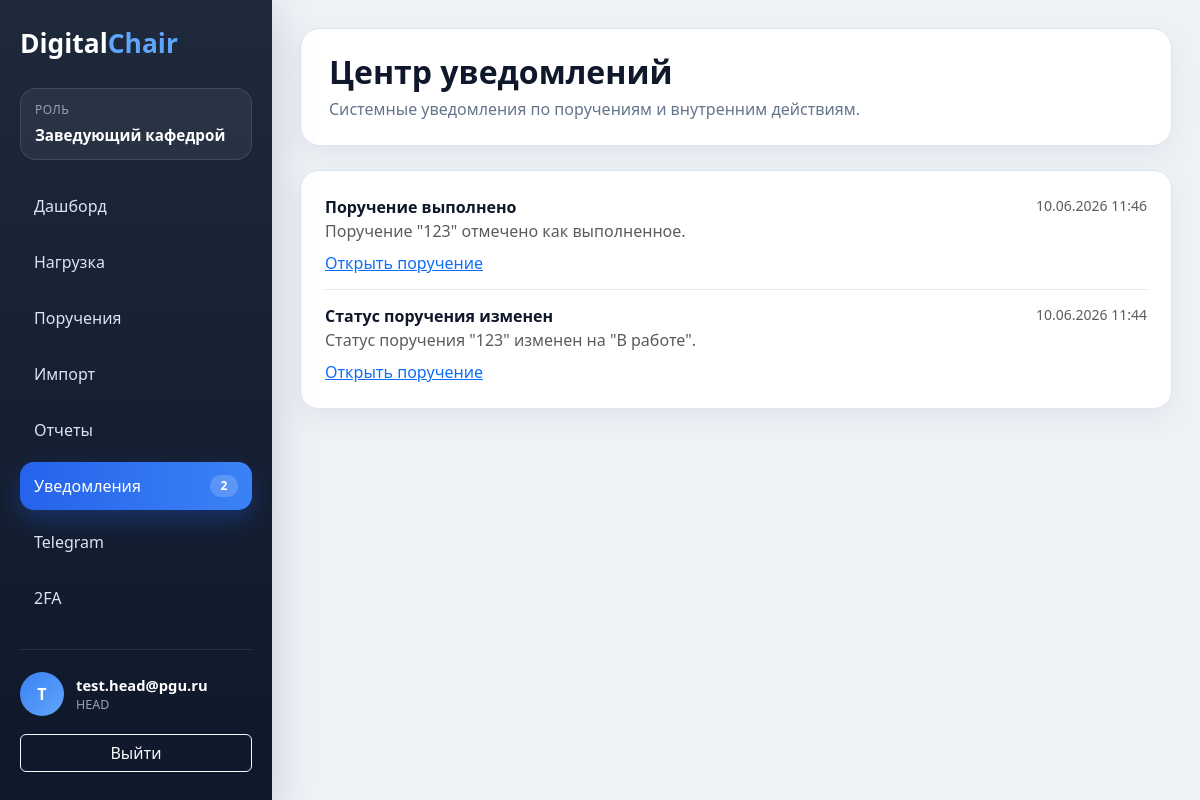
Page /notifications/ (signed in) on the committed database.
### apps/users/models.py (models this page shows, shortened)
class User(AbstractUser):
    class Roles(models.TextChoices):
        ADMIN = 'ADMIN', 'Администратор'
        HEAD = 'HEAD', 'Заведующий кафедрой'
        TEACHER = 'TEACHER', 'Преподаватель'
        STUDENT = 'STUDENT', 'Студент'
        STUDY_MASTER = 'STUDY_MASTER', 'Учебный мастер'
    username = models.CharField(
        max_length=150,
        unique=True
    )
    email = models.EmailField(
        unique=True
    )
    role = models.CharField(
        max_length=30,
        choices=Roles.choices,
        default=Roles.TEACHER
    )
    phone = models.CharField(
        max_length=20,
        blank=True,
        null=True
    )
    telegram_id = models.CharField(
        max_length=100,
        blank=True,
        null=True
    )
    telegram_bind_code = models.CharField(
        max_length=20,
        blank=True,
        null=True
    )
    telegram_bind_code_created_at = models.DateTimeField(
        blank=True,
        null=True
    )
    is_2fa_enabled = models.BooleanField(
        default=False
    )
    totp_secret = models.CharField(
        max_length=64,
        blank=True,
        null=True
    )
    USERNAME_FIELD = 'email'
    REQUIRED_FIELDS = []
    objects = UserManager()

### apps/notifications/models.py (models this page shows, shortened)
class Notification(models.Model):
    class Types(models.TextChoices):
        NEW_TASK = 'NEW_TASK', 'Новое поручение'
        STATUS_CHANGED = 'STATUS_CHANGED', 'Изменение статуса'
        TASK_COMPLETED = 'TASK_COMPLETED', 'Завершение поручения'
    recipient = models.ForeignKey(
        settings.AUTH_USER_MODEL,
        on_delete=models.CASCADE,
        related_name='notifications'
    )
    task = models.ForeignKey(
        'assignments.Task',
        on_delete=models.CASCADE,
        related_name='notifications',
        blank=True,
        null=True
    )
    notification_type = models.CharField(
        max_length=30,
        choices=Types.choices
    )
    title = models.CharField(
        max_length=255
    )
    message = models.TextField()
    created_at = models.DateTimeField(
        auto_now_add=True
    )

### apps/notifications/views.py (the view)
@login_required(login_url='/login/')
@never_cache
def notification_center_view(request):
    notifications = Notification.objects.filter(
        recipient=request.user
    ).select_related(
        'task'
    ).order_by(
        '-created_at'
    )
    return render(
        request,
        'notifications/notification_center.html',
        {
            'notifications': notifications
        }
    )

### templates/notifications/notification_center.html (shortened to what this page needs)
{% extends 'base/base.html' %}
{% block page_title %}Центр уведомлений{% endblock %}
{% block page_subtitle %}
    <p class="app-page-subtitle">Системные уведомления по поручениям и внутренним действиям.</p>
{% endblock %}
{% block content %}
    <div class="section-card">
        <ul class="soft-list">
            {% for notification in notifications %}
                <li>
                    <div class="d-flex justify-content-between align-items-start gap-3">
                        <div>
                            <div class="fw-semibold">{{ notification.title }}</div>
                            <div class="text-muted">{{ notification.message }}</div>
                            {% if notification.task %}
                                <div class="mt-2">
                                    {% if request.user.role == 'HEAD' %}
                                        <a href="/assignments/{{ notification.task.id }}/">Открыть поручение</a>
                                    {% elif request.user.role == 'TEACHER' %}
                                        <a href="/my-assignments/{{ notification.task.id }}/">Открыть поручение</a>
                                    {% endif %}
                                </div>
                            {% endif %}
                        </div>
                        <div class="text-muted small text-nowrap">{{ notification.created_at|date:"d.m.Y H:i" }}</div>
                    </div>
                </li>
            {% empty %}
                <li class="text-muted">Уведомлений пока нет.</li>
            {% endfor %}
        </ul>
    </div>
{% endblock %}

### templates/base/base.html (shortened to what this page needs)
<!DOCTYPE html>
<html lang="ru">
<head>
    <link href="https://cdn.jsdelivr.net/npm/bootstrap@5.3.3/dist/css/bootstrap.min.css"
          rel="stylesheet">
</head>
<body>
{% if request.user.is_authenticated %}
    <div class="app-shell">
        <aside class="app-sidebar">
            <h1 class="app-logo">Digital<span>Chair</span></h1>
            <div class="app-role">
                <span class="app-role-label">Роль</span>
                <span class="app-role-value">{{ ui_role_label }}</span>
            </div>
            <nav class="app-nav">
                {% for item in ui_navigation_items %}
                    <a href="{{ item.url }}"
                       class="app-nav-link{% if item.is_active %} active{% endif %}">
                        <span>{{ item.label }}</span>
                        {% if item.badge %}
                            <span class="app-nav-badge">{{ item.badge }}</span>
                        {% endif %}
                    </a>
                {% endfor %}
            </nav>
            <div class="app-sidebar-footer">
                <div class="app-user">
                    <div class="app-user-avatar">
                        {{ request.user.email|first|upper }}
                    </div>
                    <div>
                        <div class="app-user-email">{{ request.user.email }}</div>
                        <div class="app-user-role">{{ request.user.role }}</div>
                    </div>
                </div>
                <a href="/logout/" class="btn btn-outline-light w-100">Выйти</a>
            </div>
        </aside>
        <main class="app-main">
            <header class="app-page-header">
                <div>
                    <h1 class="app-page-title">{% block page_title %}DigitalChair{% endblock %}</h1>
                    {% block page_subtitle %}{% endblock %}
                </div>
            </header>
            {% block content %}{% endblock %}
        </main>
    </div>
{% else %}
    {% block anonymous_content %}{% endblock %}
{% endif %}
</body>
</html>

### rows in the picture
User: user.email|first "T", user.email "test.head@pgu.ru", user.role "HEAD"
Notification: title "Поручение выполнено", message "Поручение \"123\" отмечено как выполненное.", created_at "10.06.2026 11:46"
Notification: title "Статус поручения изменен", message "Статус поручения \"123\" изменен на \"В работе\".", created_at "10.06.2026 11:44"

### other values in the picture
{{ ui_role_label }} "Заведующий кафедрой"
{{ item.label }} "Дашборд" "Нагрузка" "Поручения" "Импорт" "Отчеты" "Уведомления" "Telegram" "2FA"
{{ item.badge }} "2"
